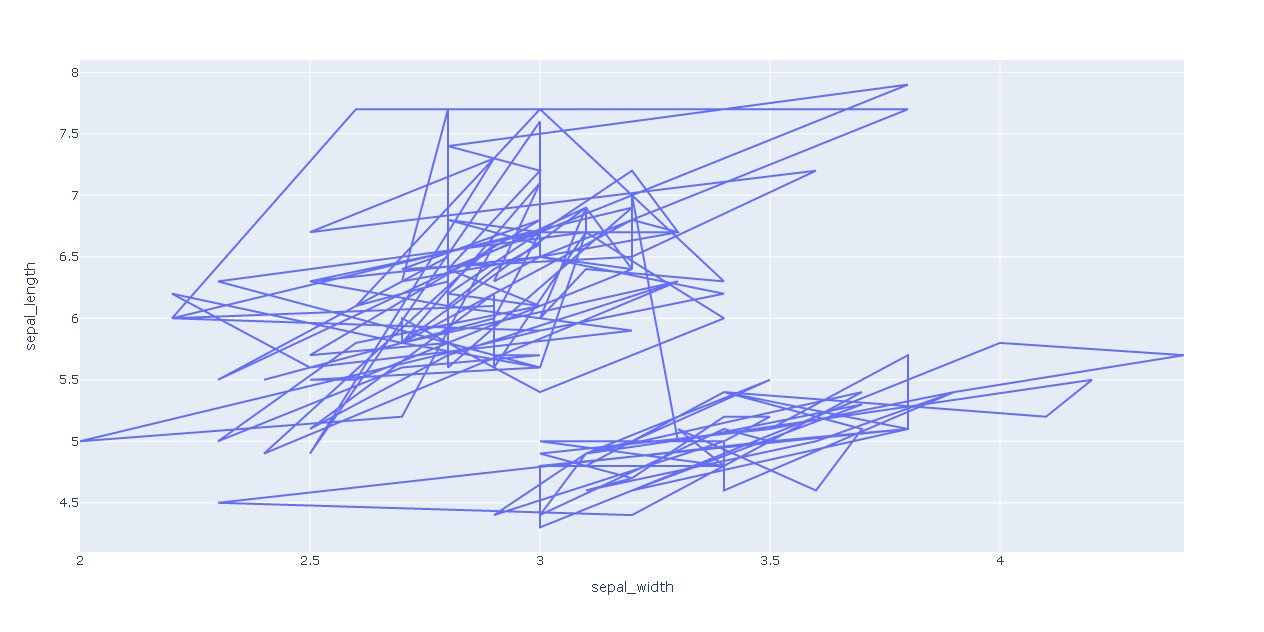

Reproduce this figure in Python.
import plotly.express as px # Biblioteca usada para criar gráficos

df = px.data.iris() # DataFrame com conjunto de dados Iris
fig = px.line(df, x="sepal_width", y="sepal_length") # Cria o objeto com os dados de x e y automaticamente por plotly.
fig.show() # Plota o gráfico

# plotly.express pode criar toda a fígura de uma só vez. Ele usa a graph_objects internamente
